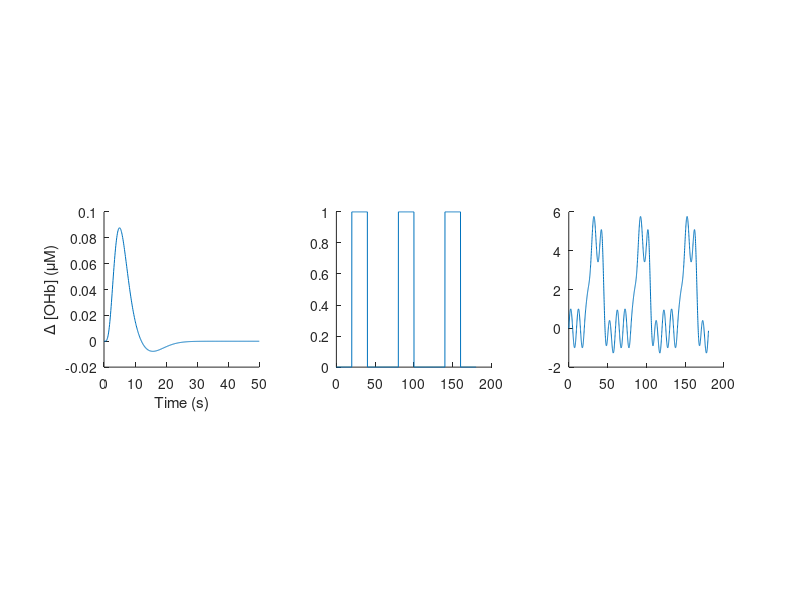

Recreate this plot in MATLAB. (Note: this script raises an error after producing the figure.)
%% Clean
close all
clear all



%% Hemodynamic impulse response
Fs      = 10;
dur     = 50; % sec
xh       = 0:(1/Fs):dur; % sec
a1		= 6; % peak time 4.5 s after stim, shape
b1		= 1; % scale
a2		= 16; % peak time 4.5 s after stim, shape
b2		= 1; % scale
c		= 1/6;
% delta	= 2; % 2s delay
beta	= 0.5;
sigma	= 1;
H       = beta*(gampdf(xh,a1,b1)-c*gampdf(xh,a2,b2));



%% Convolution with stimulus block
Fs      = 10;
dur     = 180; % sec
xx       = 0:(1/Fs):dur; % sec
N		= length(xx);
xx		= xx(1:N);
X		= zeros(N,1);

t		= [20 80 140];
dur		= 20;
Nblock	= numel(t);
for ii = 1:Nblock
	idx = round(t(ii)*Fs:(t(ii)+dur)*Fs);
	X(idx) = 1;
end

% X((20*Fs:40*Fs))	= 1;
% X((80*Fs:100*Fs))	= 1;
% X((140*Fs:160*Fs))	= 1;
C       = conv(X,H);
C       = C(1:N);

%% Sinusoid noise
s = 1*sin(2*pi*0.1*xx)';
C = C + s;

%% Convolution size parameters
u = X;
v = H;
m = length(u);
n = length(v);

%% Graph
figure(666)
subplot(131)
plot(xh,H)
xlabel('Time (s)');
ylabel('\Delta [OHb] (\muM)');
axis square
box off

subplot(132)
plot(xx,X);
axis square
box off

subplot(133)
plot(xx,C);
axis square
box off

drawnow
%% Data
y					= C+sigma*randn(size(C));
Fs					= 10;
dur					= 180; % sec
dataStruct.y		= y;
dataStruct.T		= xh;
dataStruct.t		= t;
dataStruct.dur		= dur;
u					= [ones(round(dur*Fs),1); zeros(round(40*Fs),1)]; % one block
dataStruct.u		= u;

dataStruct.X		= X; % stimulus  block
dataStruct.Ntotal	= length(y);
dataStruct.m		= length(u);
dataStruct.n		= length(H);
dataStruct.o		= m+n-1;

%% INTIALIZE THE CHAINS
nChains		= 3;
initsStruct = struct([]);
for ii = 1:nChains
	initsStruct(ii).sigma		= sigma;
	initsStruct(ii).a1			= a1;
	initsStruct(ii).b1			= b1;
	initsStruct(ii).a2			= a2;
	initsStruct(ii).b2			= b2;
	initsStruct(ii).beta		= beta;
end

%% RUN THE CHAINS
tic
parameters		= {'b1','a1','b2','a2','c','sigma','beta','wn'}; % The parameter(s) to be monitored.
burnInSteps		= 100;		% Number of steps to 'burn-in' the samplers.
numSavedSteps	= 100;		% Total number of steps in chains to save.
thinSteps		= 1;		% Number of steps to 'thin' (1=keep every step).
nIter			= ceil((numSavedSteps*thinSteps )/nChains); % Steps per chain.
doparallel		= 1; % do not use parallelization
if doparallel
	isOpen = matlabpool('size') > 0;
	if ~isOpen
		matlabpool open
	end
end
fprintf( 'Running JAGS...\n' );
% [samples, stats, structArray] = matjags( ...
% 	tic
model = 'model_hemocanon.txt';
[samples,stats,structArray] = pa_matjags(...
	dataStruct,...                     % Observed data
	fullfile(pwd, model), ...			% File that contains model definition
	initsStruct,...                    % Initial values for latent variables
	'doparallel',doparallel, ...      % Parallelization flag
	'nchains',nChains,...              % Number of MCMC chains
	'nburnin',burnInSteps,...          % Number of burnin steps
	'nsamples',nIter,...				% Number of samples to extract
	'thin',thinSteps,...              % Thinning parameter
	'monitorparams',parameters, ...    % List of latent variables to monitor
	'savejagsoutput',1,...          % Save command line output produced by JAGS?
	'verbosity',0,...               % 0=do not produce any output; 1=minimal text output; 2=maximum text output
	'cleanup',0);                    % clean up of temporary files?
toc
%%
b1		= samples.b1;
a1		= samples.a1;
b2		= samples.b2;
a2		= samples.a2;
c		= samples.c;
sigma	= samples.sigma;
beta	= samples.beta;
pred	= samples.wn; % posterior predictive

[m,n,o] = size(pred);
pred	= reshape(pred,m*n,o);

figure(1)
subplot(231)
plot(b1');

subplot(232)
plot(a1');

subplot(233)
plot(sigma');

subplot(234)
plot(b2');

subplot(235)
plot(a2');

subplot(236)
plot(c');

%%
b1		= b1(:);
a1		= a1(:);
b2		= b2(:);
a2		= a2(:);
c		= c(:);
sigma	= sigma(:);
beta	= beta(:);

figure(2)
subplot(231)
plotPost(b1,'showMode',true);
xlabel('b1');

subplot(232)
plotPost(a1,'showMode',true);
xlabel('a1');

subplot(233)
plotPost(sigma,'showMode',true);
xlabel('sigma');

subplot(234)
plotPost(b2,'showMode',true);
xlabel('b2');

subplot(235)
plotPost(a2,'showMode',true);
xlabel('a2');

subplot(236)
plotPost(beta);
xlabel('beta');


% %%
% figure(3)
% subplot(221)
% plot(a1,b1,'k.');
% axis square
% box off
% set(gca,'TickDir','out');
% xlim([0.8*min(a1) 1.2*max(a1)]);
% ylim([0.8*min(b1) 1.2*max(b1)]);
% 
% subplot(222)
% plot(a1,beta,'k.');
% axis square
% box off
% set(gca,'TickDir','out');
% xlim([0.8*min(a1) 1.2*max(a1)]);
% ylim([0.8*min(beta) 1.2*max(beta)]);
% 
% subplot(223)
% plot(b1,beta,'k.');
% axis square
% box off
% set(gca,'TickDir','out');
% xlim([0.8*min(b1) 1.2*max(b1)]);
% ylim([0.8*min(beta) 1.2*max(beta)]);
% 
% subplot(224)
% plot(a1,sigma,'k.');
% axis square
% box off
% set(gca,'TickDir','out');
% xlim([0.8*min(a1) 1.2*max(a1)]);
% ylim([0.8*min(sigma) 1.2*max(sigma)]);
%%
x       = 0:(1/Fs):dur; % sec
figure(4)
plot(x,y,'k-','LineWidth',2)

hold on
for idx = 1:numSavedSteps
	hpred   = beta(idx)*(gampdf(x,a1(idx),b1(idx))-c(idx)*gampdf(x,a2(idx),b2(idx)));
	ypred       = conv(X,hpred);
	ypred       = ypred(1:N);
	plot(x,ypred,'k-','Color',[.7 .7 .7]);
end
axis square
box off
set(gca,'TickDir','out');

